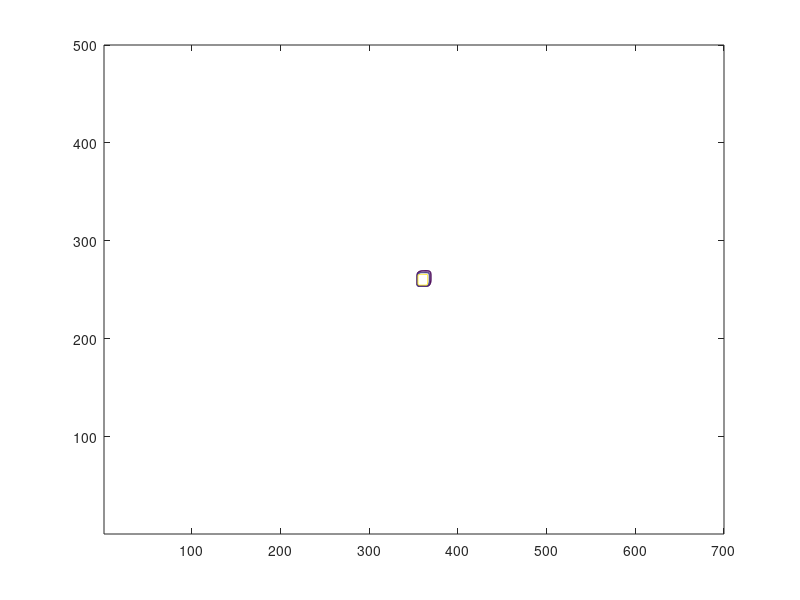

The MATLAB script that drew this image: (Note: this script raises an error after producing the figure.)
% Dimensions
I=700; %x
J=500; %y

% Initial and Source conditions
C=zeros(I,J); % Array initialization
S=zeros(I,J);  % Source Character
S(355:365,255:265)=10*ones(11,11);
New_C=C;

Data=cell(100,2); % Build data cell containing time step and concentration values.
Data{1,1}=0;
Data{1,2}=C;

wc=ones(2,1); % main weight cofficient wa, wb

% direction based cofficient: | south | north | east | west | SE | NW | NE | SW
U=0.1; %m/s
theta=deg2rad(225); % degree, positive wind speed value point to center
utemp=[-U*cos(theta),U*cos(theta),U*sin(theta),-U*sin(theta),U*sin(theta-pi/4),-U*sin(theta-pi/4),...
    U*cos(theta-pi/4),-U*cos(theta-pi/4)];
ud=(utemp+abs(utemp))/2;

Kz=ones(2,1); % vertical turbulence cofficient kz', kz''
Kx=1e-4;
Ky=1e-4;
Kxy=1e-4;
delta=zeros(I,J);   % deposition
lambda=zeros(I,J);  % reaction

% Update rules inner index
ii=2:I-1;
jj=2:J-1;


% Set control variables
pause=0;
stop=0;
run=0;
exit=0;
dispersion=1;  % or 1

% Time and space step
Dt=0.01;
Dspace=0.1;
T=100;
t=0;
step=0;

% Plot options
v=[5,1,0.5,0.1,0.05];


% Numerical Stability Check
UFL0=0.35;
UFLU=U*Dt/Dspace;
UFLK=Kx*Dt/Dspace;
if max(UFLU,UFLK)>UFL0
    disp(['Current UFLU=',num2str(UFLU),', UFLK=',num2str(UFLK),' Limit is ',num2str(UFL0)]);
    DspaceU=U*Dt/UFL0;
    DspaceK=Kx*Dt/UFL0;
    error(['Dspace should be max(UFLU, UFLK): ',num2str(DspaceU),', ',num2str(DspaceK)])
else
    while t<T
        t=t+Dt;
        step=step+1;
        %%% Without Dispersion
        if dispersion == 0
            New_C(ii,jj)=C(ii,jj)+...
                wc(1)*Dt/Dspace*(ud(1)*(C(ii,jj-1)-C(ii,jj))+...
                ud(2)*(C(ii,jj+1)-C(ii,jj))+ud(3)*(C(ii+1,jj)-C(ii,jj))+...
                ud(4)*(C(ii-1,jj)-C(ii,jj))) + ...
                wc(2)*Dt/Dspace/sqrt(2)*(ud(5)*(C(ii+1,jj-1)-C(ii,jj))+...
                ud(6)*(C(ii-1,jj+1)-C(ii,jj))+ ...
                ud(7)*(C(ii+1,jj+1)-C(ii,jj))+...
                ud(8)*(C(ii-1,jj-1)-C(ii,jj)))+ ...
                Dt*(-delta(ii,jj).*C(ii,jj)-lambda(ii,jj).*C(ii,jj)+S(ii,jj));
%%% Boundary Conditions
            % Edge I
            New_C(ii,1)=wc(1)*Dt/Dspace*(ud(2)*(C(ii,2)-C(ii,1))+...
                ud(3)*(C(ii+1,1)-C(ii,1))+ud(4)*(C(ii-1,1)-C(ii,1)))+...
                wc(2)*Dt/sqrt(2)/Dspace*(ud(6)*(C(ii-1,2)-C(ii,1))+...
                ud(7)*(C(ii+1,2)-C(ii,1)))+C(ii,1)+...
                Dt*(-delta(ii,1).*C(ii,1)-lambda(ii,1).*C(ii,1)+S(ii,1));  
            
            % Edge II
            New_C(ii,J)=wc(1)*Dt/Dspace*(ud(1)*(C(ii,J-1)-C(ii,J))+...
                ud(3)*(C(ii+1,J)-C(ii,J))+ud(4)*(C(ii-1,J)-C(ii,J)))+...
                wc(2)*Dt/sqrt(2)/Dspace*(ud(5)*(C(ii+1,J-1)-C(ii,J))+...
                ud(8)*(C(ii-1,J-1)-C(ii,J)))+C(ii,J)+...
                Dt*(-delta(ii,J).*C(ii,J)-lambda(ii,J).*C(ii,J)+S(ii,J));
                
            % Edge III
            New_C(1,jj)=wc(1)*Dt/Dspace*(ud(1)*(C(1,jj-1)-C(1,jj))+...
                ud(2)*(C(1,jj+1)-C(1,jj))+ud(3)*(C(2,jj)-C(1,jj)))+...
                wc(2)*Dt/sqrt(2)/Dspace*(ud(5)*(C(2,jj-1)-C(1,jj))+...
                ud(7)*(C(2,jj+1)-C(1,jj)))+C(1,jj)+...
                Dt*(-delta(1,jj).*C(1,jj)-lambda(1,jj).*C(1,jj)+S(1,jj));
            % Edge IV
            New_C(I,jj)=wc(1)*Dt/Dspace*(ud(1)*(C(I,jj-1)-C(I,jj))+...
                ud(2)*(C(I,jj+1)-C(I,jj))+ud(4)*(C(I-1,jj)-C(I,jj)))+...
                wc(2)*Dt/sqrt(2)/Dspace*(ud(6)*(C(I-1,jj+1)-C(I,jj))+...
                ud(8)*(C(I-1,jj-1)-C(I,jj)))+C(I,jj)+...
                Dt*(-delta(I,jj).*C(I,jj)-lambda(I,jj).*C(I,jj)+S(I,jj));
            % Corner A
            New_C(1,1)=wc(1)*Dt/Dspace*(ud(2)*(C(1,2)-C(1,1))+ud(3)*(C(2,1)-C(1,1)))+...
                wc(2)*Dt/sqrt(2)/Dspace*ud(7)*(C(2,2)-C(1,1))+C(1,1)+...
                Dt*(-delta(1,1)*C(1,1)-lambda(1,1)*C(1,1)+S(1,1));
            % Corner B
            New_C(I,1)=wc(1)*Dt/Dspace*(ud(2)*(C(I,2)-C(I,1))+ud(4)*(C(I-1,1)-C(I,1)))+...
                wc(2)*Dt/sqrt(2)/Dspace*ud(6)*(C(I-1,2)-C(I,1))+C(I,1)+...
                Dt*(-delta(I,1)*C(I,1)-lambda(I,1)*C(I,1)+S(I,1));
            % Corner C
            New_C(1,J)=wc(1)*Dt/Dspace*(ud(1)*(C(1,J-1)-C(1,J))+ud(3)*(C(2,J)-C(1,J)))+...
                wc(2)*Dt/sqrt(2)/Dspace*ud(5)*(C(2,J-1)-C(1,J))+C(1,J)+...
                Dt*(-delta(1,J)*C(1,J)-lambda(1,J)*C(1,J)+S(1,J));           
            % Corner D
            New_C(I,J)=wc(1)*Dt/Dspace*(ud(1)*(C(I,J-1)-C(I,J))+ud(4)*(C(I-1,J)-C(I,J)))+...
                wc(2)*Dt/sqrt(2)/Dspace*ud(5)*(C(I-1,J-1)-C(I,J))+C(I,J)+...
                Dt*(-delta(I,J)*C(I,J)-lambda(I,J)*C(I,J)+S(I,J));    
            
            
        elseif dispersion ==1
            %%% Main body
            New_C(ii,jj)=C(ii,jj)+...
                Kx*Dt/Dspace^2*(C(ii+1,jj)-2*C(ii,jj)+C(ii-1,jj))+...
                Ky*Dt/Dspace^2*(C(ii,jj+1)-2*C(ii,jj)+C(ii,jj-1))+...
                Kxy*Dt/2/Dspace^2*(C(ii-1,jj+1)-2*C(ii,jj)+C(ii+1,jj-1))+...
                Kxy*Dt/2/Dspace^2*(C(ii-1,jj-1)-2*C(ii,jj)+C(ii+1,jj+1))+...
                wc(1)*Dt/Dspace*(ud(1)*(C(ii,jj-1)-C(ii,jj))+...
                ud(2)*(C(ii,jj+1)-C(ii,jj))+ud(3)*(C(ii+1,jj)-C(ii,jj))+...
                ud(4)*(C(ii-1,jj)-C(ii,jj))) + ...
                wc(2)*Dt/Dspace/sqrt(2)*(ud(5)*(C(ii+1,jj-1)-C(ii,jj))+...
                ud(6)*(C(ii-1,jj+1)-C(ii,jj))+ud(7)*(C(ii+1,jj+1)-C(ii,jj))+...
                ud(8)*(C(ii-1,jj-1)-C(ii,jj)))+ ...
                Dt*(-delta(ii,jj).*C(ii,jj)-lambda(ii,jj).*C(ii,jj)+S(ii,jj));
            
            %%% Boundary Conditions
            % Edge I
            New_C(ii,1)=Kx*Dt/Dspace^2*(C(ii+1,1)-2*C(ii,1)+C(ii-1,1))+...
                Kx*Dt/Dspace^2*(C(ii,2)-2*C(ii,1))+...
                Kxy*Dt/2/Dspace^2*(C(ii-1,2)-2*C(ii,1)-2*C(ii,1)+C(ii+1,2))+...
                wc(1)*Dt/Dspace*(ud(2)*(C(ii,2)-C(ii,1))+...
                ud(3)*(C(ii+1,1)-C(ii,1))+ud(4)*(C(ii-1,1)-C(ii,1)))+...
                wc(2)*Dt/sqrt(2)/Dspace*(ud(6)*(C(ii-1,2)-C(ii,1))+...
                ud(7)*(C(ii+1,2)-C(ii,1)))+C(ii,1)+...
                Dt*(-delta(ii,1).*C(ii,1)-lambda(ii,1).*C(ii,1)+S(ii,1));  
            
            % Edge II
            New_C(ii,J)=Kx*Dt/Dspace^2*(C(ii+1,J)-2*C(ii,J)+C(ii-1,J))+...
                Ky*Dt/Dspace^2*(-2*C(ii,J)+C(ii,J-1))+...
                Kxy*Dt/Dspace^2/2*(-2*C(ii,J)+C(ii+1,J-1)+C(ii-1,J-1)-2*C(ii,J))+...
                wc(1)*Dt/Dspace*(ud(1)*(C(ii,J-1)-C(ii,J))+...
                ud(3)*(C(ii+1,J)-C(ii,J))+ud(4)*(C(ii-1,J)-C(ii,J)))+...
                wc(2)*Dt/sqrt(2)/Dspace*(ud(5)*(C(ii+1,J-1)-C(ii,J))+...
                ud(8)*(C(ii-1,J-1)-C(ii,J)))+C(ii,J)+...
                Dt*(-delta(ii,J).*C(ii,J)-lambda(ii,J).*C(ii,J)+S(ii,J));
                
            % Edge III
            New_C(1,jj)=Kx*Dt/Dspace^2*(C(2,jj)-2*C(1,jj))+...
                Ky*Dt/Dspace^2*(C(1,jj+1)-2*C(1,jj)+C(1,jj-1))+...
                Kxy*Dt/Dspace^2/2*(-2*C(1,jj)+C(2,jj-1)+C(2,jj+1)-2*C(1,jj))+...
                wc(1)*Dt/Dspace*(ud(1)*(C(1,jj-1)-C(1,jj))+...
                ud(2)*(C(1,jj+1)-C(1,jj))+ud(3)*(C(2,jj)-C(1,jj)))+...
                wc(2)*Dt/sqrt(2)/Dspace*(ud(5)*(C(2,jj-1)-C(1,jj))+...
                ud(7)*(C(2,jj+1)-C(1,jj)))+C(1,jj)+...
                Dt*(-delta(1,jj).*C(1,jj)-lambda(1,jj).*C(1,jj)+S(1,jj));
            % Edge IV
            New_C(I,jj)=Kx*Dt/Dspace^2*(C(I-1,jj)-2*C(I,jj))+...
                Ky*Dt/Dspace^2*(C(I,jj+1)-2*C(I,jj)+C(I,jj-1))+...
                Kxy*Dt/Dspace^2/2*(-2*C(I,jj)+C(I-1,jj+1)+C(I-1,jj-1)-2*C(I,jj))+...
                wc(1)*Dt/Dspace*(ud(1)*(C(I,jj-1)-C(I,jj))+...
                ud(2)*(C(I,jj+1)-C(I,jj))+ud(4)*(C(I-1,jj)-C(I,jj)))+...
                wc(2)*Dt/sqrt(2)/Dspace*(ud(6)*(C(I-1,jj+1)-C(I,jj))+...
                ud(8)*(C(I-1,jj-1)-C(I,jj)))+C(I,jj)+...
                Dt*(-delta(I,jj).*C(I,jj)-lambda(I,jj).*C(I,jj)+S(I,jj));
            % Corner A
            New_C(1,1)=Kx*Dt/Dspace^2*(C(2,1)-2*C(1,1)+C(1,2)-2*C(1,1))+...
                Kxy*Dt/2/Dspace^2*(-2*C(1,1)-2*C(1,1)+C(2,2))+...
                wc(1)*Dt/Dspace*(ud(2)*(C(1,2)-C(1,1))+ud(3)*(C(2,1)-C(1,1)))+...
                wc(2)*Dt/sqrt(2)/Dspace*ud(7)*(C(2,2)-C(1,1))+C(1,1)+...
                Dt*(-delta(1,1)*C(1,1)-lambda(1,1)*C(1,1)+S(1,1));
            % Corner B
            New_C(I,1)=Kx*Dt/Dspace^2*(C(I-1,1)-2*C(I,1)+C(I,2)-2*C(I,1))+...
                Kxy*Dt/2/Dspace^2*(-2*C(I,1)-2*C(I,1)+C(I-1,2))+...
                wc(1)*Dt/Dspace*(ud(2)*(C(I,2)-C(I,1))+ud(4)*(C(I-1,1)-C(I,1)))+...
                wc(2)*Dt/sqrt(2)/Dspace*ud(6)*(C(I-1,2)-C(I,1))+C(I,1)+...
                Dt*(-delta(I,1)*C(I,1)-lambda(I,1)*C(I,1)+S(I,1));
            % Corner C
            New_C(1,J)=Kx*Dt/Dspace^2*(C(2,J)-2*C(1,J)+C(1,J-1)-2*C(1,J))+...
                Kxy*Dt/2/Dspace^2*(-2*C(1,J)-2*C(1,J)+C(2,J-1))+...
                wc(1)*Dt/Dspace*(ud(1)*(C(1,J-1)-C(1,J))+ud(3)*(C(2,J)-C(1,J)))+...
                wc(2)*Dt/sqrt(2)/Dspace*ud(5)*(C(2,J-1)-C(1,J))+C(1,J)+...
                Dt*(-delta(1,J)*C(1,J)-lambda(1,J)*C(1,J)+S(1,J));           
            % Corner D
            New_C(I,J)=Kx*Dt/Dspace^2*(C(I-1,J)-2*C(I,J)+C(I,J-1)-2*C(I,J))+...
                Kxy*Dt/2/Dspace^2*(-2*C(I,J)-2*C(I,J)+C(I-1,J-1))+...
                wc(1)*Dt/Dspace*(ud(1)*(C(I,J-1)-C(I,J))+ud(4)*(C(I-1,J)-C(I,J)))+...
                wc(2)*Dt/sqrt(2)/Dspace*ud(5)*(C(I-1,J-1)-C(I,J))+C(I,J)+...
                Dt*(-delta(I,J)*C(I,J)-lambda(I,J)*C(I,J)+S(I,J));            
        end
        % Results(step).C=New_C;
        C=New_C;
        
        
        %%% Plot Contour
        % hold on
        if rem(step,100)==0
            drawnow
            [CTR,obj] = contour(New_C',v);
%             obj.LevelListMode='manual';
%             obj.LevelStepMode='manual';
            obj.ShowText='on';
            title(['Time: ',num2str(t),' s']);
        end
        % pause(1);
    end
end
